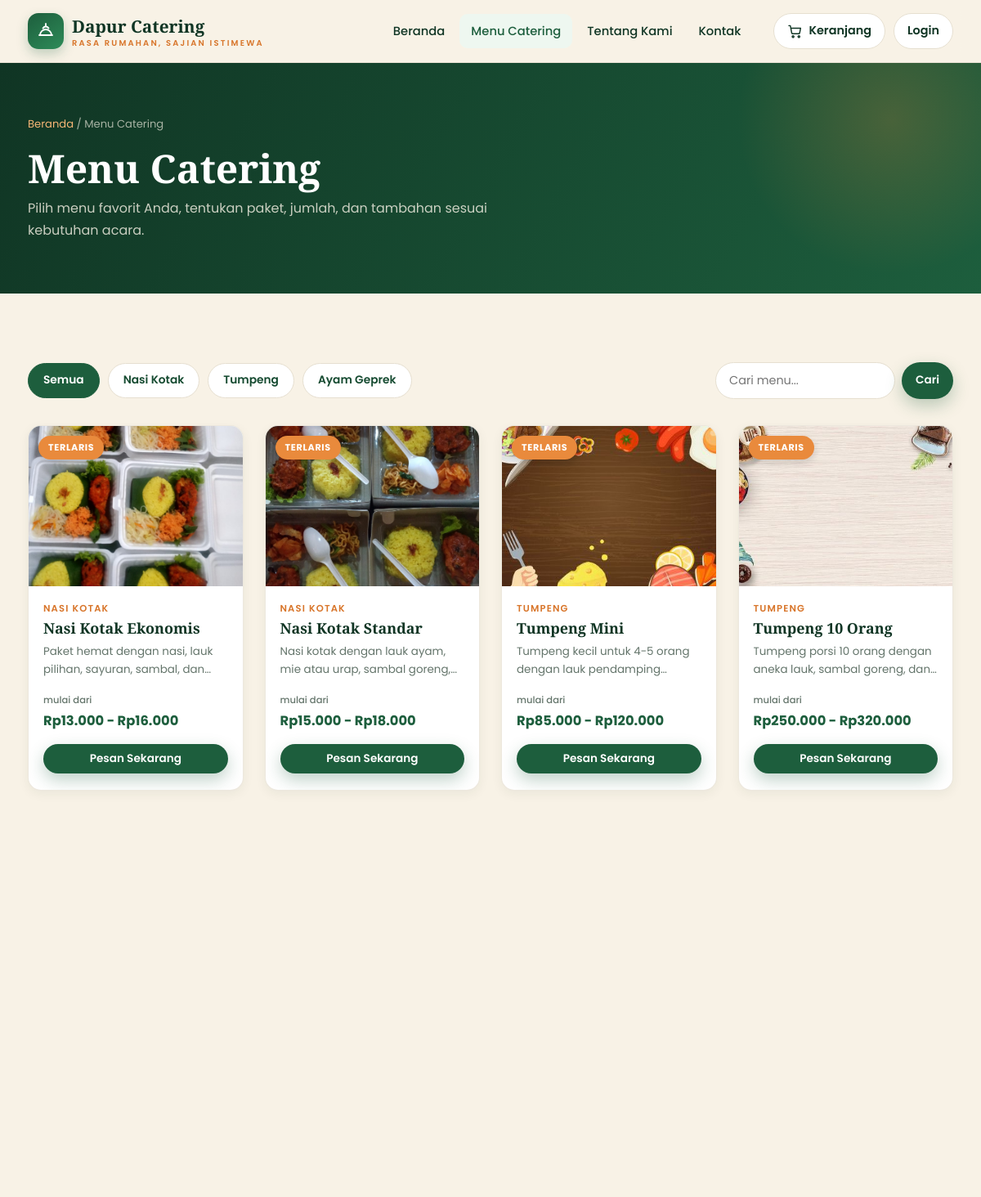
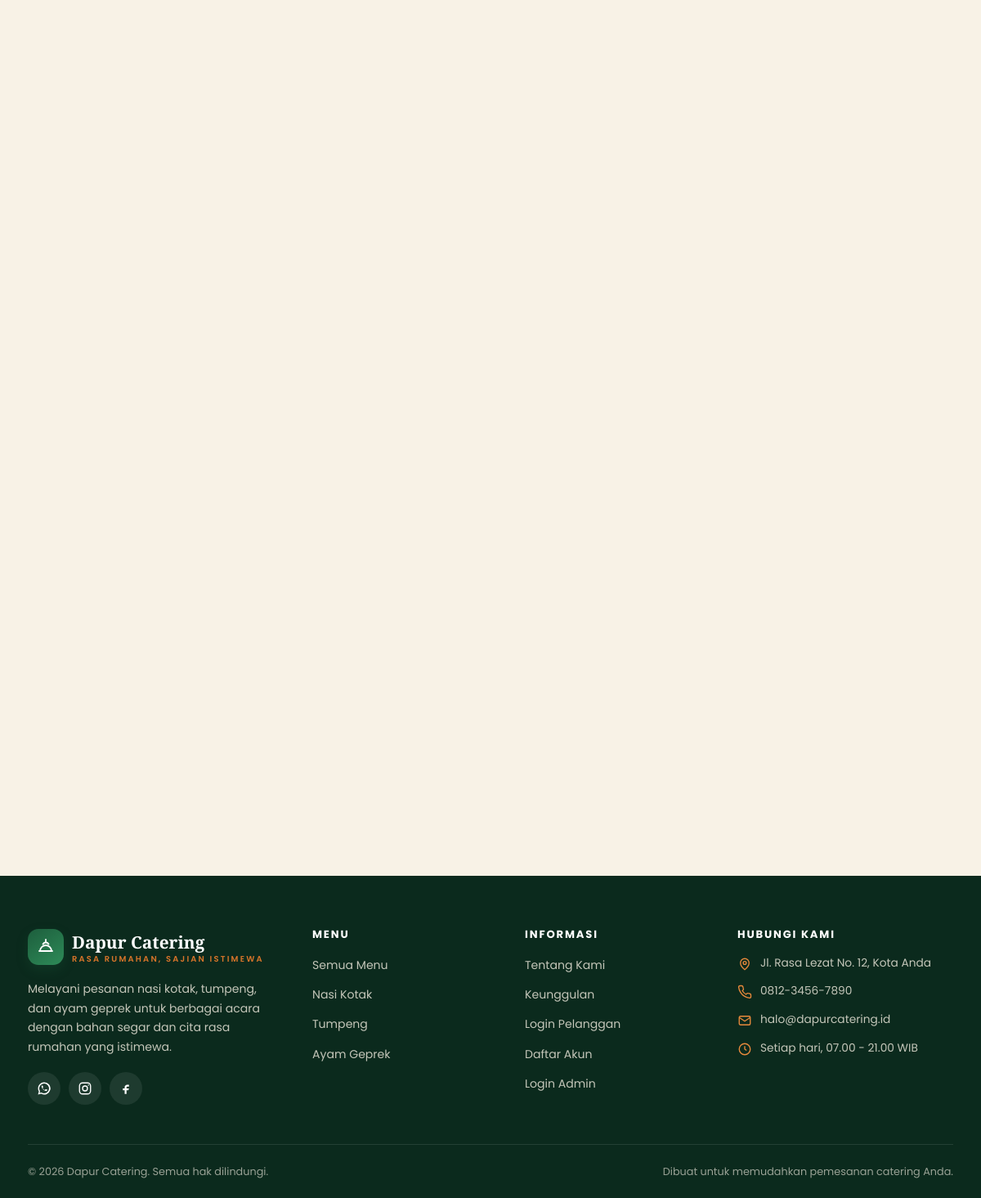
Page /menu.php on the committed database (2 pictures, top to bottom).
### tables this page shows
CREATE TABLE categories (
  id          INT UNSIGNED NOT NULL AUTO_INCREMENT,
  name        VARCHAR(100) NOT NULL,
  slug        VARCHAR(120) NOT NULL,
  description TEXT DEFAULT NULL,
  image       VARCHAR(255) DEFAULT NULL,
  created_at  TIMESTAMP NOT NULL DEFAULT CURRENT_TIMESTAMP,
  PRIMARY KEY (id),
  UNIQUE KEY uq_categories_slug (slug)
);

CREATE TABLE products (
  id           INT UNSIGNED NOT NULL AUTO_INCREMENT,
  category_id  INT UNSIGNED NOT NULL,
  name         VARCHAR(150) NOT NULL,
  slug         VARCHAR(180) NOT NULL,
  description  TEXT DEFAULT NULL,
  image        VARCHAR(255) DEFAULT NULL,
  base_price   DECIMAL(12,2) NOT NULL DEFAULT 0,
  stock        INT NOT NULL DEFAULT 0,
  is_available TINYINT(1) NOT NULL DEFAULT 1,
  is_featured  TINYINT(1) NOT NULL DEFAULT 0,
  created_at   TIMESTAMP NOT NULL DEFAULT CURRENT_TIMESTAMP,
  PRIMARY KEY (id),
  UNIQUE KEY uq_products_slug (slug),
  KEY idx_products_category (category_id),
  CONSTRAINT fk_products_category
    FOREIGN KEY (category_id) REFERENCES categories (id)
    ON DELETE CASCADE ON UPDATE CASCADE
);

### includes/functions.php (called while the page is built, shortened)
<?php
function url(string $path = ''): string
{
    return BASE_URL . '/' . ltrim($path, '/');
}
function e($value): string
{
    return htmlspecialchars((string) $value, ENT_QUOTES, 'UTF-8');
}
function rupiah($amount): string
{
    return 'Rp' . number_format((float) $amount, 0, ',', '.');
}
function excerpt(?string $text, int $length = 110): string
{
    $text = trim((string) $text);
    if (mb_strlen($text) <= $length) {
        return $text;
    }
    return mb_substr($text, 0, $length) . '...';
}
function product_image(?string $path): string
{
    $path = trim((string) $path);
    $absolute = __DIR__ . '/../' . ltrim($path, '/');
    if (is_file($absolute)) {
        return url($path);
    }
    return url('assets/img/placeholder.svg');
}
function current_user(): ?array
{
    static $cached = false;
    static $user = null;
    if ($cached) {
        return $user;
    }
    return $user;
}
function get_categories(): array
{
    return db()->query('SELECT * FROM categories ORDER BY id ASC')->fetchAll();
}
function get_products(?string $categorySlug = null, ?string $search = null, bool $featuredOnly = false, ?int $limit = null): array
{
    $sql = 'SELECT p.*, c.name AS category_name, c.slug AS category_slug,
                   (SELECT MIN(price) FROM product_variants v WHERE v.product_id = p.id) AS min_price,
                   (SELECT MAX(price) FROM product_variants v WHERE v.product_id = p.id) AS max_price
            FROM products p
            JOIN categories c ON c.id = p.category_id
            WHERE p.is_available = 1';
    $params = [];
    $sql .= ' ORDER BY p.is_featured DESC, p.id ASC';
    $stmt = db()->prepare($sql);
    $stmt->execute($params);
    return $stmt->fetchAll();
}
function product_price_label(array $product): string
{
    $min = $product['min_price'] ?? $product['base_price'] ?? null;
    $max = $product['max_price'] ?? null;
    if ($max !== null && (float) $max > (float) $min) {
        return rupiah($min) . ' - ' . rupiah($max);
    }
    return rupiah($min);
}

### config/database.php (called while the page is built, shortened)
<?php
function db(): PDO
{
    static $pdo = null;
    if ($pdo === null) {
        $dsn = sprintf(
            'mysql:host=%s;port=%s;dbname=%s;charset=utf8mb4',
            DB_HOST,
            DB_PORT,
            DB_NAME
        );
        try {
            $pdo = new PDO($dsn, DB_USER, DB_PASS, [
                PDO::ATTR_ERRMODE            => PDO::ERRMODE_EXCEPTION,
                PDO::ATTR_DEFAULT_FETCH_MODE => PDO::FETCH_ASSOC,
                PDO::ATTR_EMULATE_PREPARES   => false,
            ]);
        } catch (PDOException $e) {
            http_response_code(500);
            die('Koneksi database gagal. Pastikan MySQL berjalan dan database sudah diimpor. '
                . '<br><small>' . htmlspecialchars($e->getMessage()) . '</small>');
        }
    }
    return $pdo;
}

### includes/product-card.php (the view)
<?php
$link = url('product.php?slug=' . urlencode($product['slug']));
?>
<article class="product-card reveal">
    <div class="product-thumb">
        <a href="<?= $link ?>" aria-label="<?= e($product['name']) ?>">
            <img src="<?= e(product_image($product['image'])) ?>" alt="<?= e($product['name']) ?>" loading="lazy">
        </a>
        <?php if (!empty($product['is_featured'])): ?>
            <span class="product-flag">Terlaris</span>
        <?php endif; ?>
    </div>
    <div class="product-body">
        <span class="product-cat"><?= e($product['category_name'] ?? '') ?></span>
        <h3><a href="<?= $link ?>"><?= e($product['name']) ?></a></h3>
        <p class="product-desc"><?= e(excerpt($product['description'] ?? '', 90)) ?></p>
        <div class="product-price">
            <small>mulai dari</small><br>
            <?= e(product_price_label($product)) ?>
        </div>
        <div class="product-actions">
            <a class="btn btn-primary btn-sm" href="<?= $link ?>">Pesan Sekarang</a>
        </div>
    </div>
</article>

### includes/header.php (shortened to what this page needs)
<?php
$currentPage = basename($_SERVER['SCRIPT_NAME'] ?? '');
$navUser = current_user();
?>
<!DOCTYPE html>
<html lang="id">
<head>
    <link rel="stylesheet" href="<?= url('assets/css/style.css') ?>">
</head>
<body>
<header class="site-header">
    <div class="container">
        <nav class="navbar">
            <a class="brand" href="<?= url('index.php') ?>">
                <span class="brand-mark" aria-hidden="true">
                    <svg viewBox="0 0 24 24" fill="none" stroke="currentColor" stroke-width="1.8" stroke-linecap="round" stroke-linejoin="round">
                        <path d="M4 17h16"/>
                        <path d="M5 17a7 7 0 0 1 14 0"/>
                        <path d="M12 6V3"/>
                        <path d="M8.5 8.5c1-1.5 2.2-2 3.5-2s2.5.5 3.5 2"/>
                    </svg>
                </span>
                <span>Dapur Catering<small>Rasa Rumahan, Sajian Istimewa</small></span>
            </a>
            <div class="nav-menu" data-nav-menu>
                <ul class="nav-links">
                    <li><a href="<?= url('index.php') ?>" class="<?= $currentPage === 'index.php' ? 'active' : '' ?>">Beranda</a></li>
                    <li><a href="<?= url('menu.php') ?>" class="<?= in_array($currentPage, ['menu.php', 'product.php'], true) ? 'active' : '' ?>">Menu Catering</a></li>
                    <li><a href="<?= url('index.php') ?>#tentang">Tentang Kami</a></li>
                    <li><a href="<?= url('index.php') ?>#kontak">Kontak</a></li>
                </ul>
                <div class="nav-actions">
                    <a class="icon-btn" href="<?= url('cart.php') ?>" aria-label="Keranjang belanja">
                        <svg viewBox="0 0 24 24" fill="none" stroke="currentColor" stroke-width="1.8" stroke-linecap="round" stroke-linejoin="round">
                            <circle cx="9" cy="20" r="1.4"/>
                            <circle cx="18" cy="20" r="1.4"/>
                            <path d="M2.5 3h2.2l2.2 11.2a1.6 1.6 0 0 0 1.6 1.3h9.1a1.6 1.6 0 0 0 1.6-1.3l1.4-7.2H6"/>
                        </svg>
                        <span>Keranjang</span>
                    </a>
                    <?php if ($navUser): ?>
                        <a class="icon-btn" href="<?= url('account.php') ?>" title="Akun saya">
                            <svg viewBox="0 0 24 24" fill="none" stroke="currentColor" stroke-width="1.8" stroke-linecap="round" stroke-linejoin="round">
                                <circle cx="12" cy="8" r="3.5"/>
                                <path d="M5 20a7 7 0 0 1 14 0"/>
                            </svg>
                            <span><?= e(explode(' ', $navUser['name'])[0]) ?></span>
                        </a>
                        <a class="icon-btn" href="<?= url('logout.php') ?>">Logout</a>
                    <?php else: ?>
                        <a class="icon-btn" href="<?= url('login.php') ?>">Login</a>
                    <?php endif; ?>
                </div>
            </div>
        </nav>
    </div>
</header>

### menu.php (shortened to what this page needs)
<?php
$categorySlug = isset($_GET['category']) ? trim((string) $_GET['category']) : '';
$search = isset($_GET['q']) ? trim((string) $_GET['q']) : '';
$categories = get_categories();
$activeCategory = $categorySlug !== '' ? get_category_by_slug($categorySlug) : null;
$products = get_products($categorySlug !== '' ? $categorySlug : null, $search !== '' ? $search : null);
require __DIR__ . '/includes/header.php';
?>
<section class="page-hero">
    <div class="container">
        <div class="breadcrumb"><a href="<?= url('index.php') ?>">Beranda</a> / Menu Catering</div>
        <h1><?= $activeCategory ? e($activeCategory['name']) : 'Menu Catering' ?></h1>
        <p><?= $activeCategory ? e($activeCategory['description'] ?? '') : 'Pilih menu favorit Anda, tentukan paket, jumlah, dan tambahan sesuai kebutuhan acara.' ?></p>
    </div>
</section>
<section class="section section--cream">
    <div class="container">
        <div class="toolbar">
            <div class="filter-chips">
                <a class="chip <?= $categorySlug === '' ? 'active' : '' ?>" href="<?= url('menu.php') ?>">Semua</a>
                <?php foreach ($categories as $category): ?>
                    <a class="chip <?= $categorySlug === $category['slug'] ? 'active' : '' ?>"
                       href="<?= url('menu.php?category=' . urlencode($category['slug'])) ?>">
                        <?= e($category['name']) ?>
                    </a>
                <?php endforeach; ?>
            </div>
            <form class="search-form" method="get" action="<?= url('menu.php') ?>">
                <input type="search" name="q" value="<?= e($search) ?>" placeholder="Cari menu..." aria-label="Cari menu">
                <button class="btn btn-primary btn-sm" type="submit">Cari</button>
            </form>
        </div>
        <?php if (!$products): ?>
            <div class="empty-state">
                <div class="empty-icon">
                    <svg viewBox="0 0 24 24" fill="none" stroke="currentColor" stroke-width="1.8" stroke-linecap="round" stroke-linejoin="round"><circle cx="11" cy="11" r="7"/><path d="m20 20-3.5-3.5"/></svg>
                </div>
                <h3>Menu tidak ditemukan</h3>
                <p>Coba kata kunci lain atau lihat semua menu yang tersedia.</p>
                <a href="<?= url('menu.php') ?>" class="btn btn-primary mt-2">Lihat Semua Menu</a>
            </div>
        <?php else: ?>
            <div class="product-grid">
                <?php foreach ($products as $product): ?>
                    <?php include __DIR__ . '/includes/product-card.php'; ?>
                <?php endforeach; ?>
            </div>
        <?php endif; ?>
    </div>
</section>
<?php require __DIR__ . '/includes/footer.php'; ?>

### includes/footer.php (shortened to what this page needs)
<?php
$year = date('Y');
?>
<footer class="site-footer" id="kontak">
    <div class="container">
        <div class="footer-grid">
            <div>
                <a class="brand" href="<?= url('index.php') ?>">
                    <span class="brand-mark" aria-hidden="true">
                        <svg viewBox="0 0 24 24" fill="none" stroke="currentColor" stroke-width="1.8" stroke-linecap="round" stroke-linejoin="round">
                            <path d="M4 17h16"/>
                            <path d="M5 17a7 7 0 0 1 14 0"/>
                            <path d="M12 6V3"/>
                            <path d="M8.5 8.5c1-1.5 2.2-2 3.5-2s2.5.5 3.5 2"/>
                        </svg>
                    </span>
                    <span>Dapur Catering<small>Rasa Rumahan, Sajian Istimewa</small></span>
                </a>
                <p>Melayani pesanan nasi kotak, tumpeng, dan ayam geprek untuk berbagai acara dengan bahan segar dan cita rasa rumahan yang istimewa.</p>
                <div class="social-row">
                    <a href="https://wa.me/6281234567890" target="_blank" rel="noopener" aria-label="WhatsApp">
                    </a>
                    <a href="https://instagram.com" target="_blank" rel="noopener" aria-label="Instagram">
                        <svg viewBox="0 0 24 24" fill="none" stroke="currentColor" stroke-width="1.8"><rect x="3" y="3" width="18" height="18" rx="5"/><circle cx="12" cy="12" r="4"/><circle cx="17.5" cy="6.5" r="1" fill="currentColor" stroke="none"/></svg>
                    </a>
                    <a href="https://facebook.com" target="_blank" rel="noopener" aria-label="Facebook">
                        <svg viewBox="0 0 24 24" fill="currentColor"><path d="M14 9h3V6h-3c-2.2 0-4 1.8-4 4v2H7v3h3v6h3v-6h3l1-3h-4v-2c0-.6.4-1 1-1Z"/></svg>
                    </a>
                </div>
            </div>
            <div>
                <h4>Menu</h4>
                <ul class="footer-links">
                    <li><a href="<?= url('menu.php') ?>">Semua Menu</a></li>
                    <li><a href="<?= url('menu.php?category=nasi-kotak') ?>">Nasi Kotak</a></li>
                    <li><a href="<?= url('menu.php?category=tumpeng') ?>">Tumpeng</a></li>
                    <li><a href="<?= url('menu.php?category=ayam-geprek') ?>">Ayam Geprek</a></li>
                </ul>
            </div>
            <div>
                <h4>Informasi</h4>
                <ul class="footer-links">
                    <li><a href="<?= url('index.php') ?>#tentang">Tentang Kami</a></li>
                    <li><a href="<?= url('index.php') ?>#keunggulan">Keunggulan</a></li>
                    <li><a href="<?= url('login.php') ?>">Login Pelanggan</a></li>
                    <li><a href="<?= url('register.php') ?>">Daftar Akun</a></li>
                    <li><a href="<?= url('admin/login.php') ?>">Login Admin</a></li>
                </ul>
            </div>
            <div>
                <h4>Hubungi Kami</h4>
                <ul class="footer-contact">
                    <li>
                        <svg viewBox="0 0 24 24" fill="none" stroke="currentColor" stroke-width="1.8"><path d="M12 21s7-5.5 7-11a7 7 0 1 0-14 0c0 5.5 7 11 7 11Z"/><circle cx="12" cy="10" r="2.5"/></svg>
                        <span>Jl. Rasa Lezat No. 12, Kota Anda</span>
                    </li>
                    <li>
                        <a href="https://wa.me/6281234567890" style="color:inherit">0812-3456-7890</a>
                    </li>
                    <li>
                        <svg viewBox="0 0 24 24" fill="none" stroke="currentColor" stroke-width="1.8"><rect x="3" y="5" width="18" height="14" rx="2"/><path d="m3 7 9 6 9-6"/></svg>
                        <a href="mailto:halo@dapurcatering.id" style="color:inherit">halo@dapurcatering.id</a>
                    </li>
                    <li>
                        <svg viewBox="0 0 24 24" fill="none" stroke="currentColor" stroke-width="1.8"><circle cx="12" cy="12" r="9"/><path d="M12 7v5l3 2"/></svg>
                        <span>Setiap hari, 07.00 - 21.00 WIB</span>
                    </li>
                </ul>
            </div>
        </div>
        <div class="footer-bottom">
            <span>&copy; <?= $year ?> <?= e(APP_NAME) ?>. Semua hak dilindungi.</span>
            <span>Dibuat untuk memudahkan pemesanan catering Anda.</span>
        </div>
    </div>
</footer>
</body>
</html>

### rows in the picture
categories: name "Nasi Kotak"
categories: name "Tumpeng"
categories: name "Ayam Geprek"
products: image (picture), is_featured "TERLARIS", category.name "NASI KOTAK", name "Nasi Kotak Ekonomis", description "Paket hemat dengan nasi, lauk pilihan, sayuran, sambal,…", product "Rp13.000 - Rp16.000"
products: image (picture), is_featured "TERLARIS", category.name "NASI KOTAK", name "Nasi Kotak Standar", description "Nasi kotak dengan lauk ayam, mie atau urap, sambal…", product "Rp15.000 - Rp18.000"
products: image (picture), is_featured "TERLARIS", category.name "TUMPENG", name "Tumpeng Mini", description "Tumpeng kecil untuk 4-5 orang dengan lauk…", product "Rp85.000 - Rp120.000"
products: image (picture), is_featured "TERLARIS", category.name "TUMPENG", name "Tumpeng 10 Orang", description "Tumpeng porsi 10 orang dengan aneka lauk, sambal goreng,…", product "Rp250.000 - Rp320.000"

### other values in the picture
APP_NAME "Dapur Catering"
